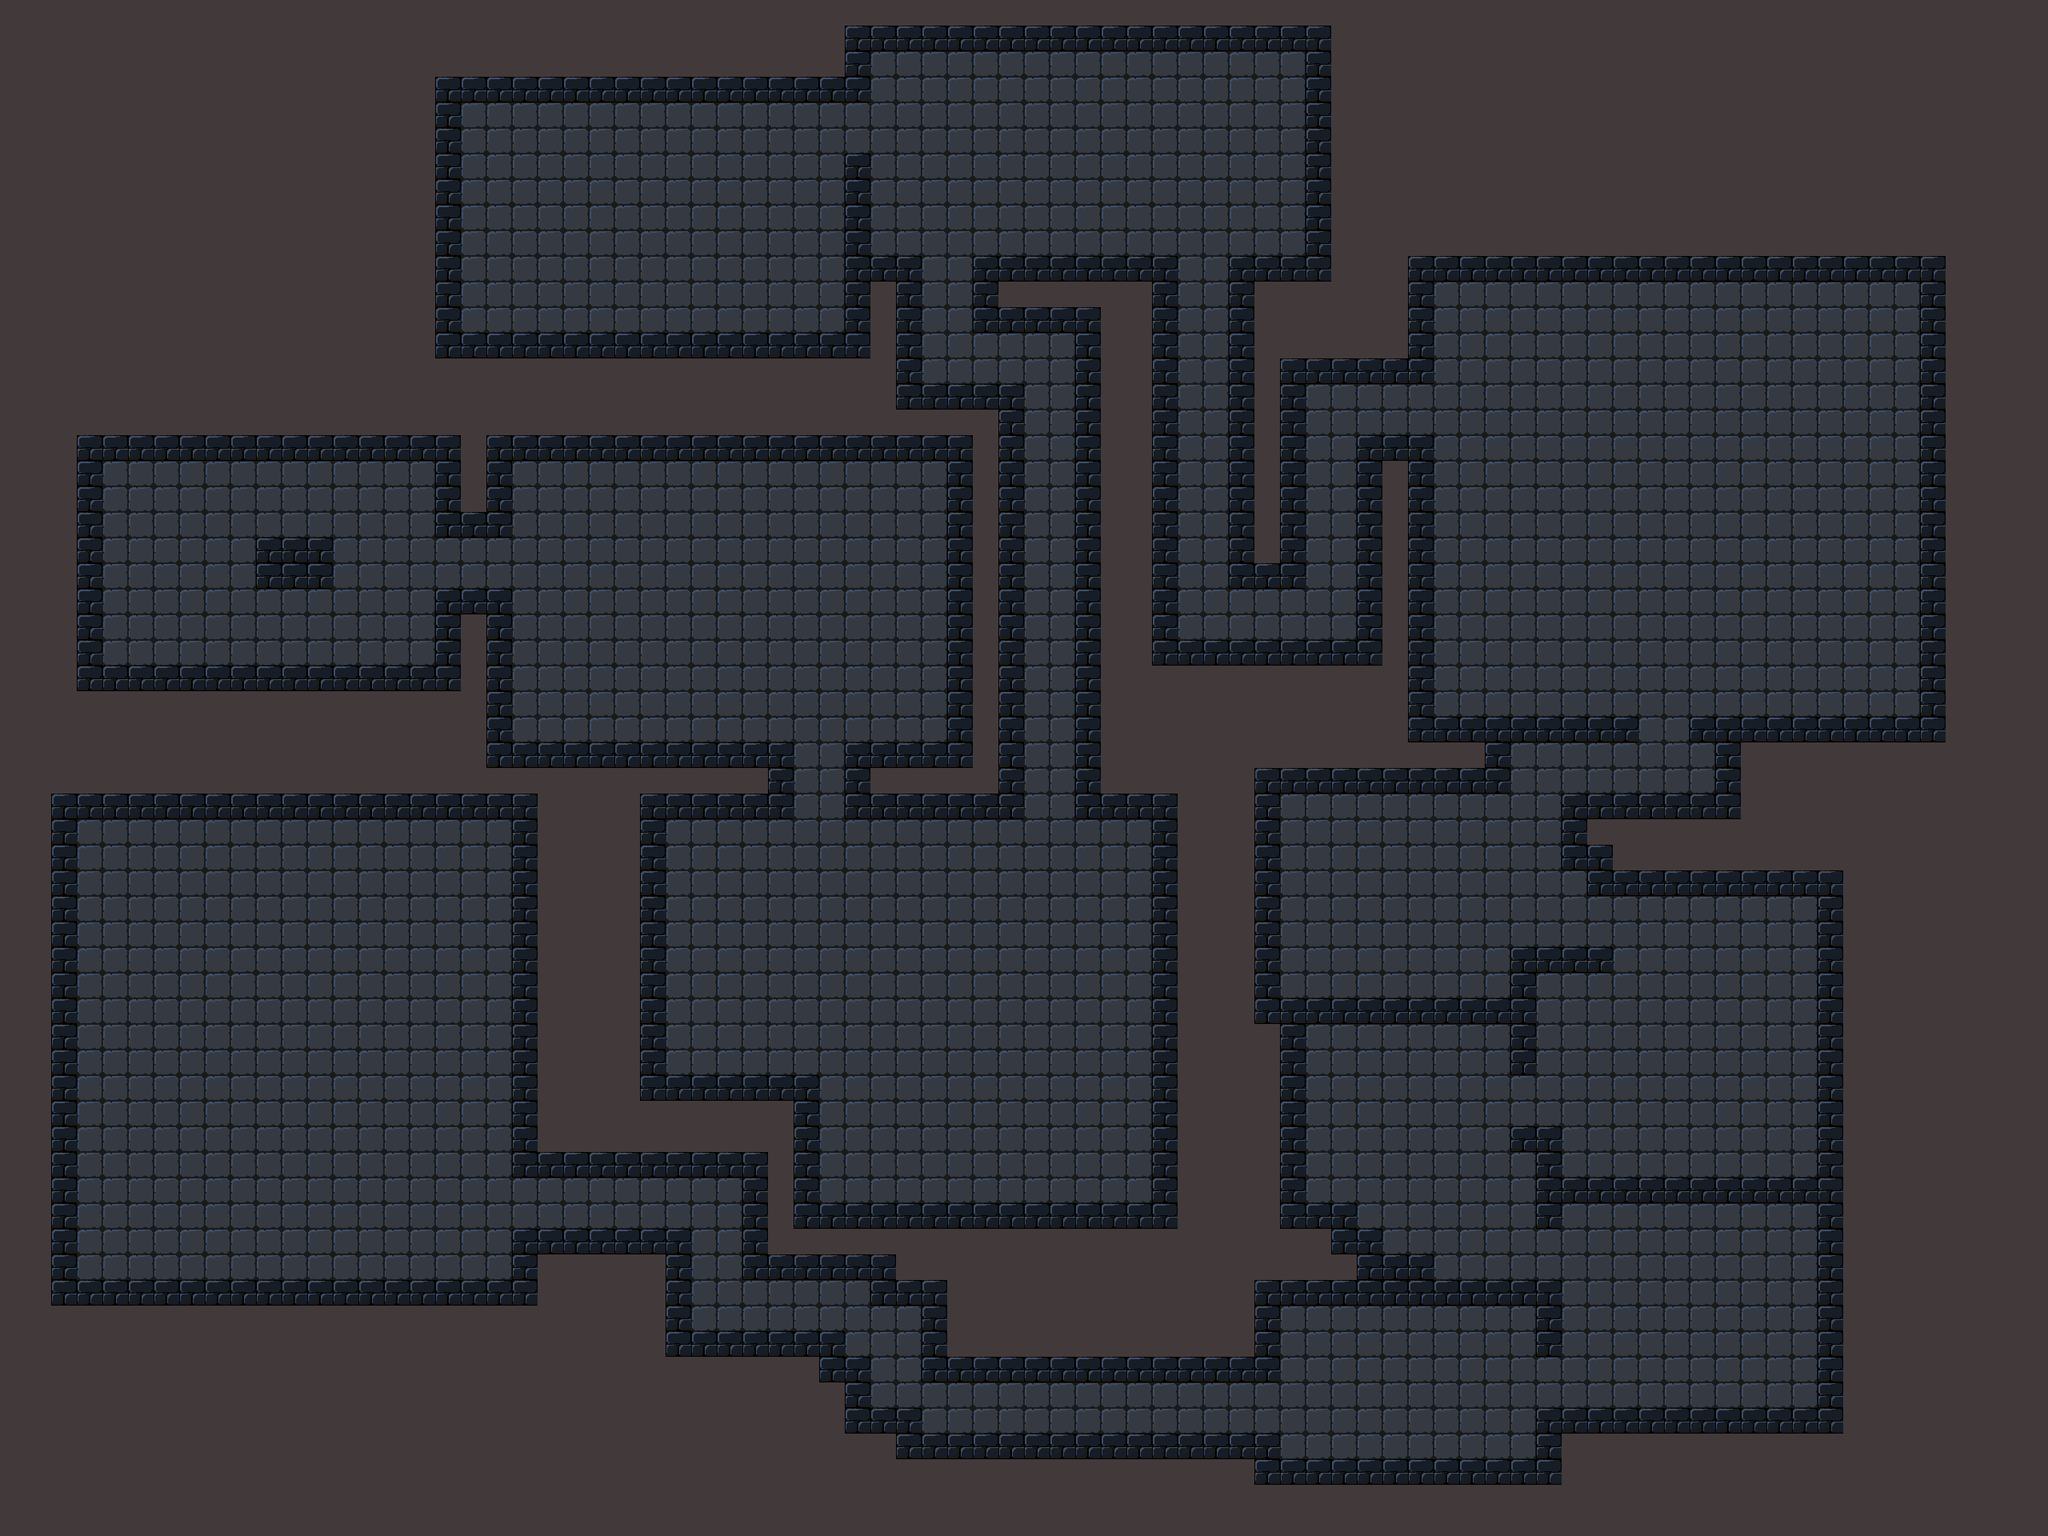

Rendered tile map (Tiled .tmx) drawn with the repository's tilesets; below, a short description and the map source with its tile grids summarised:
An orthogonal 80x60 tile map with 32x32 px tiles, 3 tile layers (background, physics1, effect).

<map version="1.5" tiledversion="1.7.2" orientation="orthogonal" renderorder="right-down" width="80" height="60" tilewidth="32" tileheight="32" infinite="0" nextlayerid="4" nextobjectid="1">
 <tileset firstgid="1" source="dungeon.tsx" />
 <layer id="1" name="background" width="80" height="60">
  <data>[4800 cells, 4800 non-empty, 2 distinct tile ids]</data>
 </layer>
 <layer id="2" name="physics1" width="80" height="60">
  <data>[4800 cells, 744 non-empty, 1 distinct tile ids]</data>
 </layer>
 <layer id="3" name="effect" width="80" height="60">
  <data>[4800 cells, 0 non-empty, 0 distinct tile ids]</data>
 </layer>
</map>